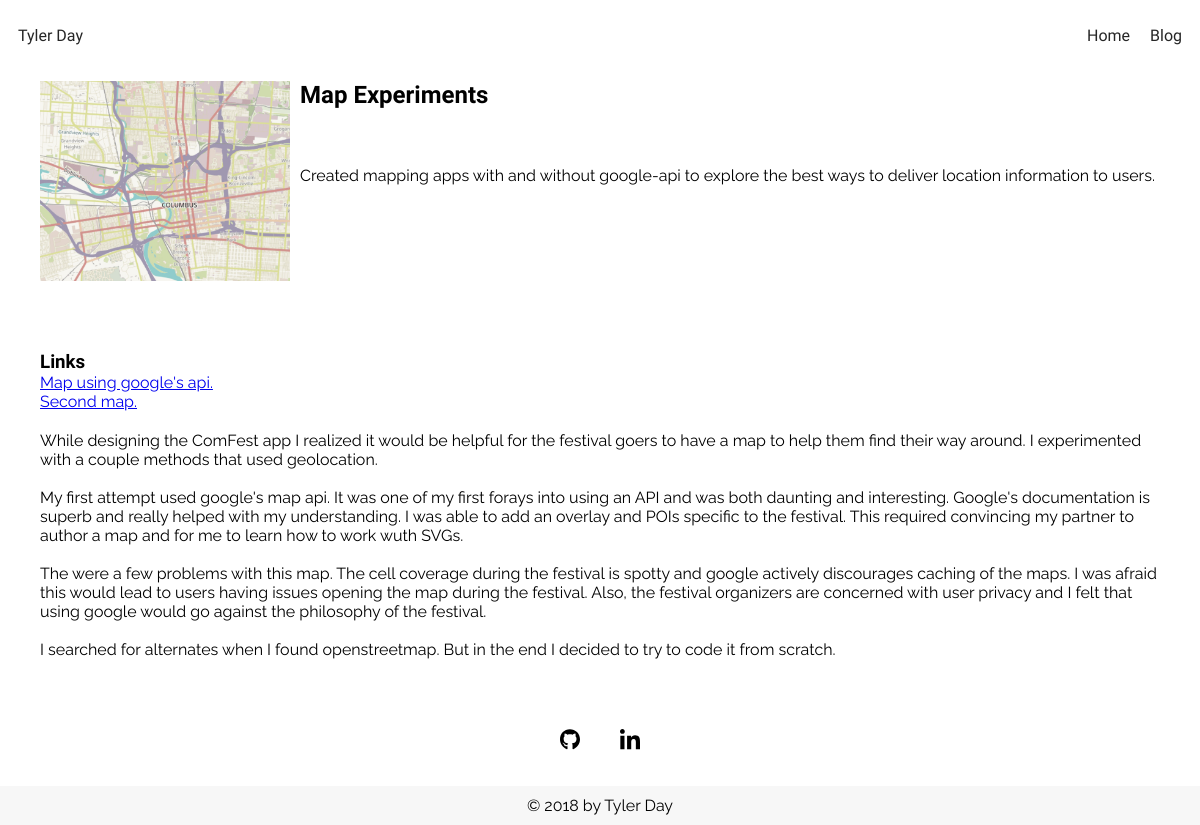
Page /project/4/ on the earlier database version.
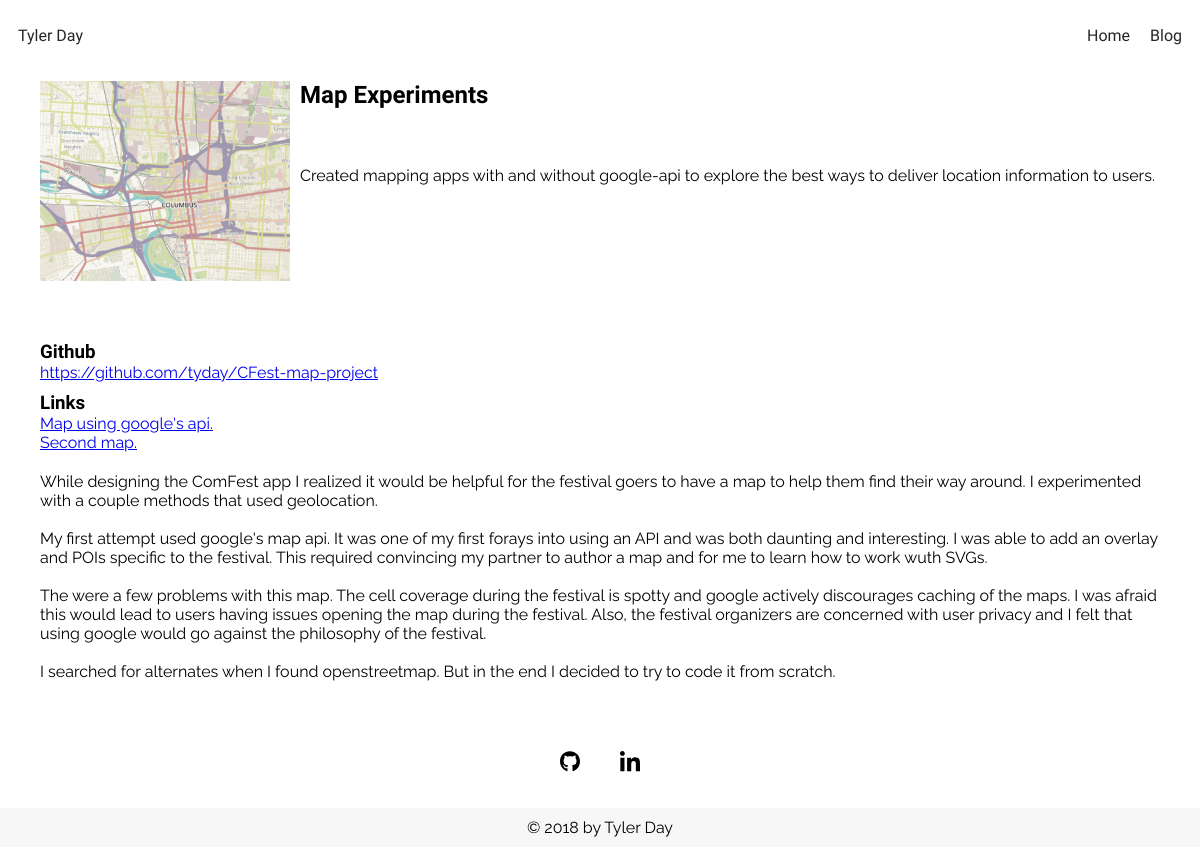
Same page on the later database version.
### blog/models.py (models this page shows, shortened)
class Project(models.Model):
    name = models.CharField(max_length=200)
    short_description = models.TextField()
    description = models.TextField()
    images = models.ManyToManyField(Image)
    githublink = models.CharField(max_length=200, blank=True, null=True)
    post = models.ManyToManyField(Post, blank=True)
    weblink = models.ManyToManyField(WebLink, blank=True)
    importance = models.IntegerField()
    display = models.BooleanField()
    date_added = models.DateTimeField(default=timezone.now)
    date_last_modified = models.DateTimeField(default=timezone.now)

class Image(models.Model):
    name = models.CharField(max_length=100)
    image_file = models.ImageField(null=True,blank=True)
    alt_text = models.CharField(max_length=100)

### blog/views.py (the view)
# urls.py: path('project/<int:pk>/', views.project_detail, name='project_detail'),
def project_detail(request, pk):
    project = get_object_or_404(Project, pk=pk)
    return render(request, 'blog/project_detail.html', {'project':project})

### blog/templates/blog/project_detail.html (shortened to what this page needs)
{% extends 'blog/base.html' %}
{% block content %}
    <div class="project-detail">
        {% if project.images %}
        <img src="{{ MEDIA_URL }}{{ project.images.first.image_file }}" alt="{{ project.images.first.alt_text }}" class="project-image project-image-detail">
        {% endif %}
        <h2 class="project-name">{{ project.name }}</h2>
        <p class="project-description-short">{{ project.short_description|linebreaksbr }}</p>
        <p class="project-description-long">{{ project.description|linebreaksbr }}</p>
        {% if project.githublink %}
        <div class="project-github-link">
        <h3>Github</h3>
        <a href="{{ project.githublink }}">{{ project.githublink }}</a>
        </div>
        {% else %}
        <div class="project-github-link"></div>
        {% endif %}
        {% if project.weblink.all %}
            <div class="project-link">
            <h3>Links</h3>
            {% for link in project.weblink.all %}
                <a href="{{ link.link }}" class="project-github-link">{{ link.name }}</a></br>
            {% endfor %}
            </div>
        {% else %}
        <div class="project-link"></div>
        {% endif %}
    </div>
    {% endblock %}

Differences in the rows shown:
changed Project "Map Experiments": description "…both daunting and interesting. Google's documentation is superb and really helped with my understanding. I was able to…" → "…both daunting and interesting. I was able to…"; githublink (not shown) → "https://github.com/tyday/CFest-map-project"
Other differences:
text now shown: "Github"
